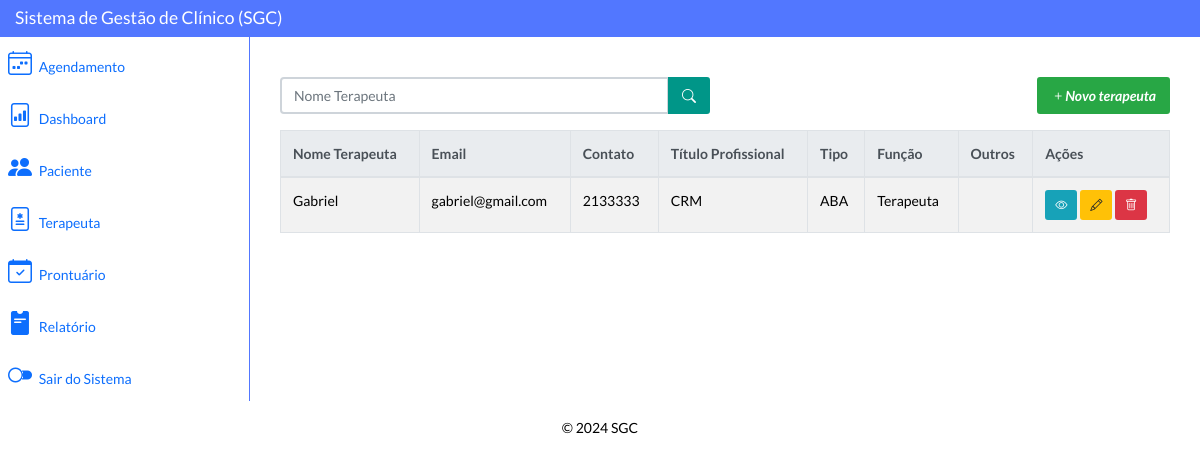
Page /terapeuta/list/ on the committed database.
### terapeutas/models.py (models this page shows, shortened)
class Terapeuta(models.Model):
    nome_terapeuta = models.CharField(max_length=100)
    email = models.CharField(max_length=100)
    contato = models.CharField(max_length=100)
    titulo_profissional = models.CharField(max_length=100)
    tipo = models.CharField(max_length=100)
    funcao = models.CharField(max_length=100)
    acordo = models.CharField(max_length=100)
    valor = models.DecimalField(max_digits=20, decimal_places=2)
    registro_classe = models.CharField(max_length=100)
    conselho_classe = models.CharField(max_length=100)
    dados_bancarios = models.CharField(max_length=100)
    documentos = models.ImageField(upload_to='documentos_terapeuta/', blank=True, null=True)
    outros = models.TextField(null=True, blank=True)
    class Meta:
        ordering = ['nome_terapeuta']

### terapeutas/views.py (the view)
# urls.py: path('terapeuta/list/', views.TerapeutaListView.as_view(), name='terapeuta-list'),
class TerapeutaListView(ListView):
    model = models.Terapeuta
    template_name = 'terapeuta-list.html'
    context_object_name = 'terapeutas'
    paginate_by = 10
    def get_queryset(self):
        queryset = super().get_queryset()
        nome_terapeuta = self.request.GET.get('nome_terapeuta')
        if nome_terapeuta:
            queryset = queryset.filter(nome_terapeuta__icontains=nome_terapeuta)
        return queryset

### terapeutas/templates/terapeuta-list.html (shortened to what this page needs)
{% extends 'base.html' %}
{% block content %}
<div class="row mb-3">
    <div class="col-md-6">
        <form method="get" action="{% url 'terapeuta-list' %}">
            <div class="input-group">
                <input type="text" class="form-control" name="nome_terapeuta" placeholder="Nome Terapeuta" value="{{ request.GET.nome_terapeuta }}">
                <button type="submit" class="btn btn-primary">
                    <i class="bi bi-search"></i>
                </button>
            </div>
        </form>
    </div>
    <div class="col-md-6">
        <a href="{% url 'terapeuta-create' %}" class="btn btn-success float-end">
            <i class="bi bi-plus">Novo terapeuta</i>
        </a>
    </div>
</div>
<div class="table-responsive">
    <table class="table table-striped table-bordered">
        <thead class="thead-light">
            <th>Nome Terapeuta</th>
            <th>Email</th>
            <th>Contato</th>
            <th>Título Profissional</th>
            <th>Tipo</th>
            <th>Função</th>
            <th>Outros</th>
            <th>Ações</th>
        </thead>
        <tbody>
            {% for terapeuta in terapeutas %}
            <tr>
                <td>{{ terapeuta.nome_terapeuta }}</td>
                <td>{{ terapeuta.email }}</td>
                <td>{{ terapeuta.contato }}</td>
                <td>{{ terapeuta.titulo_profissional }}</td>
                <td>{{ terapeuta.tipo }}</td>
                <td>{{ terapeuta.funcao }}</td>
                <td>{{ terapeuta.outros }}</td>
                <td>
                    <a href="{% url 'terapeuta-detail' terapeuta.id %}" class="btn btn-info btn-sm">
                        <i class="bi bi-eye"></i>
                    </a>
                    <a href="{% url 'terapeuta-update' terapeuta.id %}" class="btn btn-warning btn-sm">
                        <i class="bi bi-pencil"></i>
                    </a>
                    <a href="{% url 'terapeuta-delete' terapeuta.id %}" class="btn btn-danger btn-sm">
                        <i class="bi bi-trash"></i>
                    </a>
                </td>
            </tr>
            {% endfor %}
        </tbody>
    </table>
</div>
{% endblock %}

### static/css/calender.css (style rules this page uses)
a { color: #17a2b8; }
.btn { outline: none; color: black; background-color: transparent; box-shadow: 0 0 0 0; }

### rows in the picture
Terapeuta: nome_terapeuta "Gabriel", email "gabriel@gmail.com", contato "2133333", titulo_profissional "CRM", tipo "ABA", funcao "Terapeuta"
